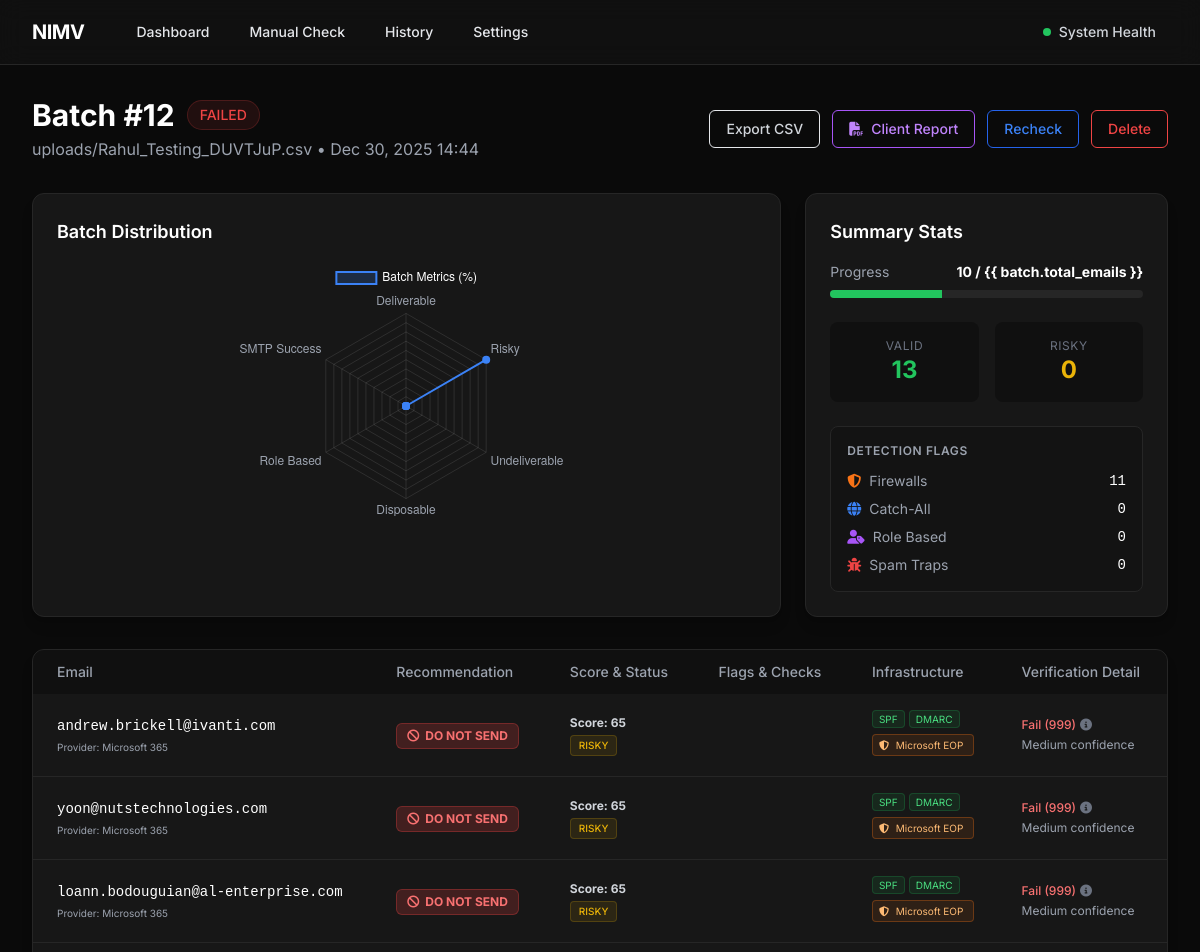
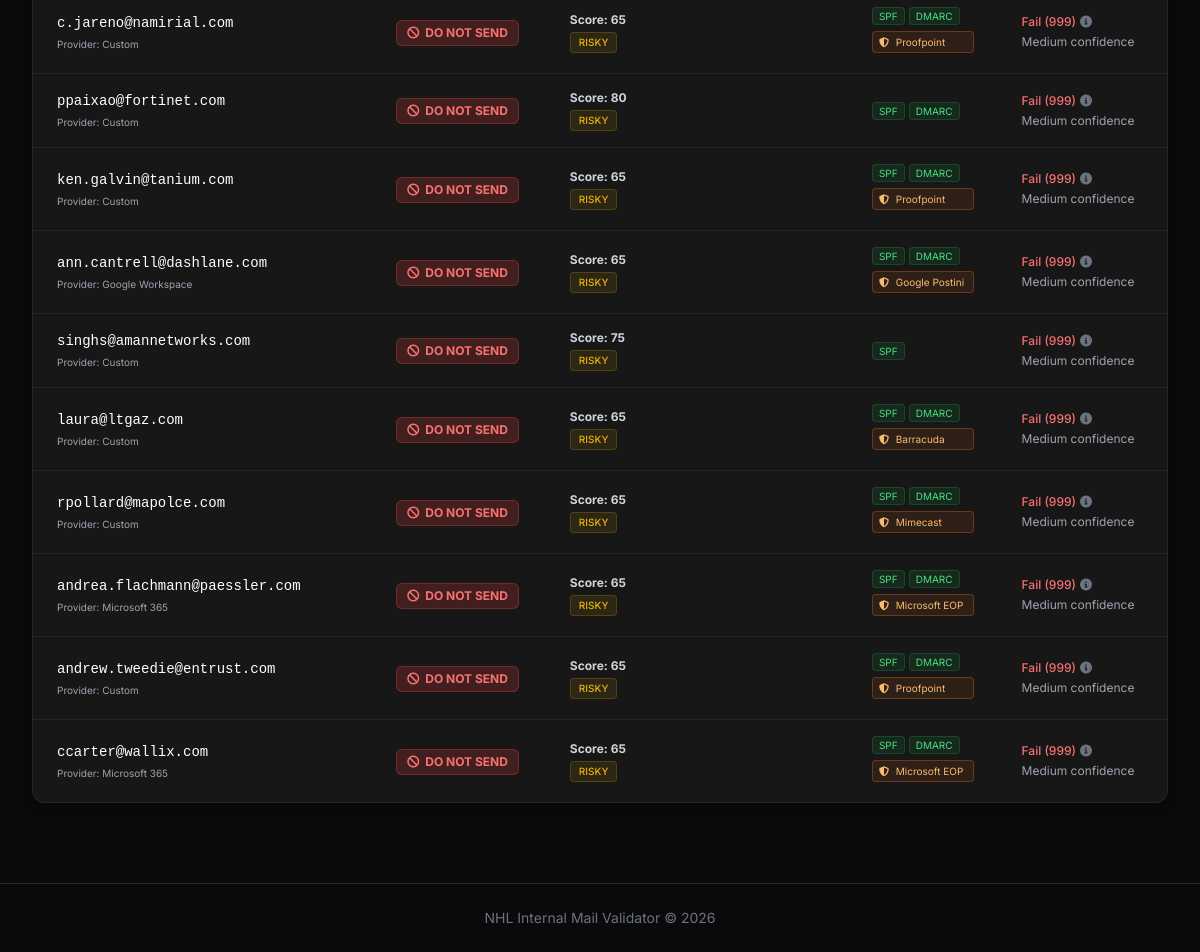
Before: /batch/12/ with the older database file (2 pictures, top to bottom).
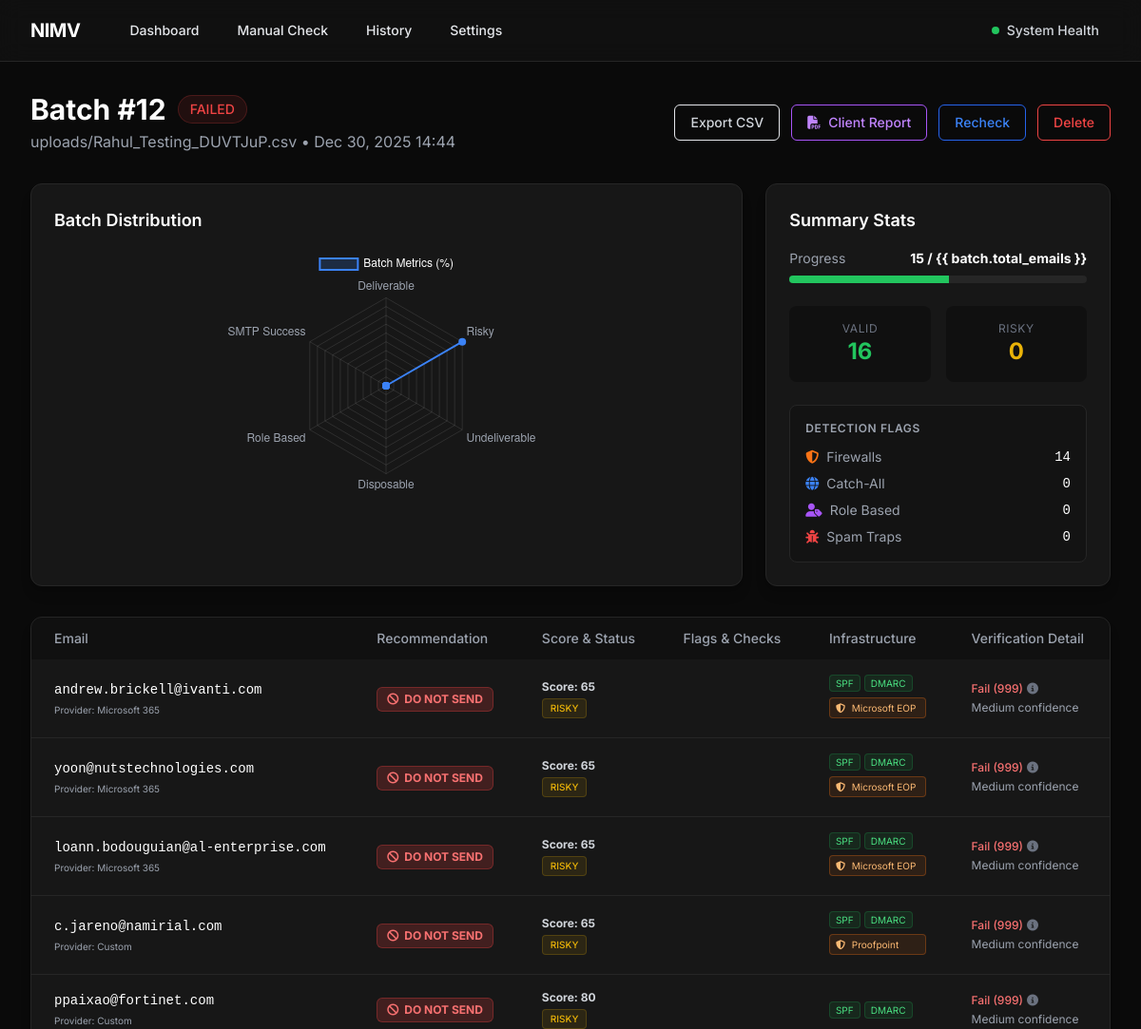
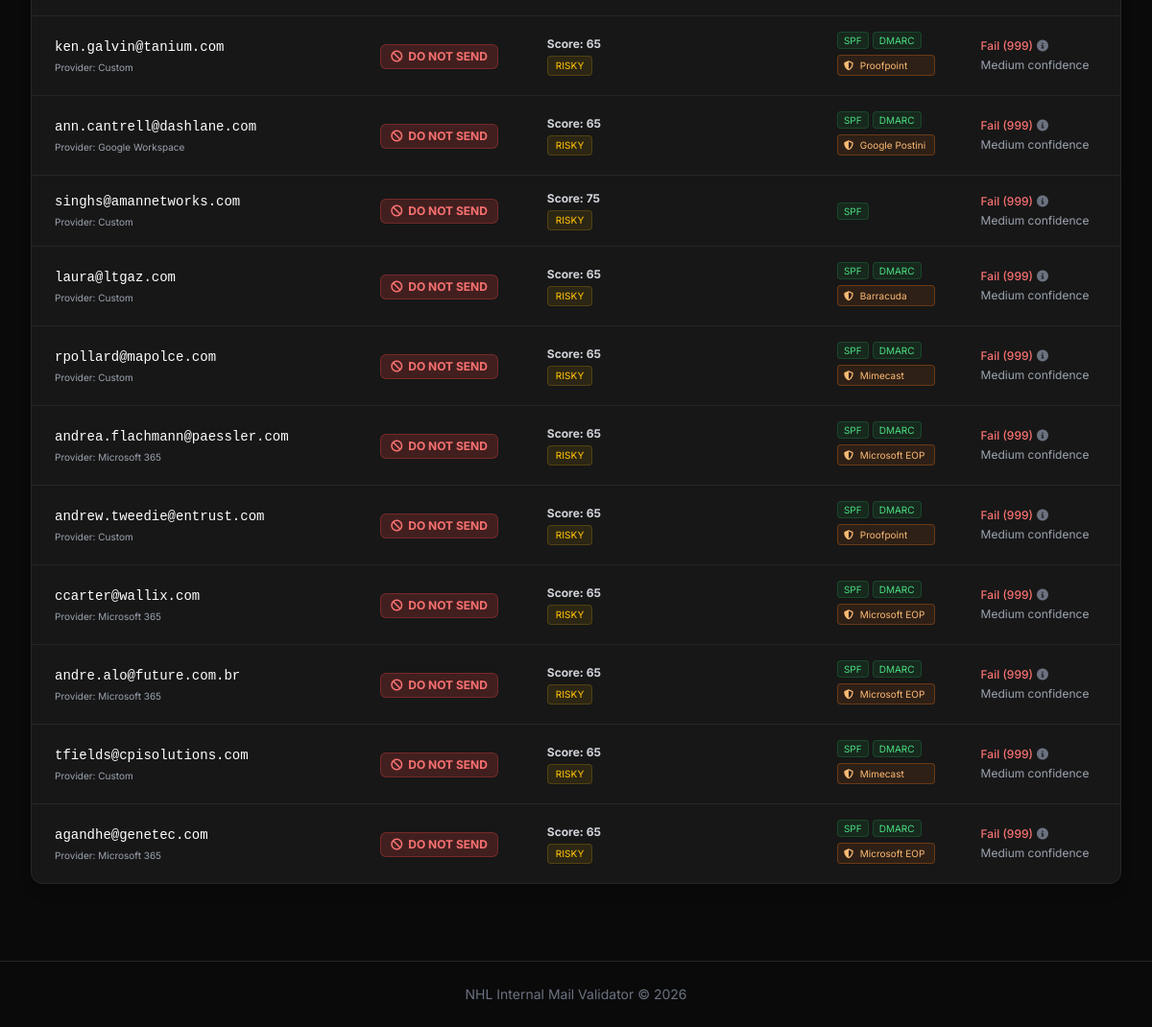
After: the same page with the newer database file (2 pictures, top to bottom).
### validator/models.py (models this page shows, shortened)
class ValidationBatch(models.Model):
    created_at = models.DateTimeField(auto_now_add=True)
    csv_file = models.FileField(upload_to='uploads/')
    status = models.CharField(max_length=20, default='PENDING', choices=[
        ('PENDING', 'Pending'),
        ('PROCESSING', 'Processing'),
        ('COMPLETED', 'Completed'),
        ('FAILED', 'Failed')
    ])
    total_emails = models.IntegerField(default=0)
    processed_emails = models.IntegerField(default=0)
    current_processing_email = models.CharField(max_length=255, blank=True, null=True, default='')

class EmailResult(models.Model):
    batch = models.ForeignKey(ValidationBatch, on_delete=models.CASCADE, related_name='results', null=True, blank=True)
    email = models.EmailField()
    normalized_email = models.EmailField(blank=True, null=True)
    syntax_valid = models.BooleanField(default=False)
    domain_valid = models.BooleanField(default=False)
    is_disposable = models.BooleanField(default=False)
    is_role_based = models.BooleanField(default=False)
    catch_all = models.CharField(max_length=20, default='No') # No, Possible
    domain_age_days = models.IntegerField(null=True, blank=True)
    provider = models.CharField(max_length=50, blank=True, null=True)
    smtp_check = models.CharField(max_length=20, default='Unknown') # Success, Fail, Unknown
    check_message = models.TextField(blank=True, null=True) # Detailed SMTP response
    has_anti_spam = models.BooleanField(default=False)
    has_spf = models.BooleanField(default=False)
    has_dmarc = models.BooleanField(default=False)
    spam_filter = models.CharField(max_length=50, blank=True, null=True) # e.g. Barracuda, Mimecast
    is_spammy = models.BooleanField(default=False)
    is_asian_region = models.BooleanField(default=False)
    firewall_info = models.CharField(max_length=100, blank=True, null=True)  # Firewall detection info
    bounce_history = models.BooleanField(default=False)
    rtpc_score = models.IntegerField(default=0)
    status = models.CharField(max_length=20) # DELIVERABLE, RISKY, NOT DELIVERABLE
    recommendation = models.CharField(max_length=20) # SEND, DO NOT SEND
    reason = models.TextField(blank=True)
    created_at = models.DateTimeField(auto_now_add=True)
    @property
    def status_class(self):
        if self.status == 'DELIVERABLE':
            return "bg-green-500/10 text-green-500 border border-green-500/20 print:bg-green-100 print:text-green-800 print:border-green-300"
        elif self.status == 'RISKY':
            return "bg-yellow-500/10 text-yellow-500 border border-yellow-500/20 print:bg-yellow-100 print:text-yellow-800 print:border-yellow-300"
        else:
            return "bg-red-500/10 text-red-500 border border-red-500/20 print:bg-red-100 print:text-red-800 print:border-red-300"

### web/views.py (the view)
# urls.py: path('batch/<int:batch_id>/', views.batch_detail, name='batch_detail'),
def batch_detail(request, batch_id):
    batch = get_object_or_404(ValidationBatch, id=batch_id)
    results = batch.results.all()
    total = results.count()
    stats = {
        'deliverable': 0, 'risky': 0, 'undeliverable': 0,
        'disposable': 0, 'role_based': 0, 'smtp_success': 0
    }
    if total > 0:
        stats['deliverable'] = results.filter(status='DELIVERABLE').count() / total * 100
        stats['risky'] = results.filter(status='RISKY').count() / total * 100
        stats['undeliverable'] = results.filter(status='NOT DELIVERABLE').count() / total * 100
        stats['disposable'] = results.filter(is_disposable=True).count() / total * 100
        stats['role_based'] = results.filter(is_role_based=True).count() / total * 100
        stats['smtp_success'] = results.filter(smtp_check='Success').count() / total * 100
    detailed_counts = {
        'firewall': results.exclude(firewall_info__isnull=True).exclude(firewall_info__exact='').count(),
        'catch_all': results.filter(catch_all='Yes').count(),
        'role_based': results.filter(is_role_based=True).count(),
        'spam_trap': results.filter(is_spammy=True).count()
    }
    progress_percent = (batch.processed_emails / batch.total_emails * 100) if batch.total_emails > 0 else 0
    return render(request, 'web/batch_detail.html', {
        'batch': batch,
        'results': results,
        'graph_stats': json.dumps(stats),
        'progress_percent': progress_percent,
        'detailed_counts': detailed_counts
    })

### templates/web/batch_detail.html (shortened to what this page needs)
{% extends 'base.html' %}
{% block content %}
<div class="space-y-8">
    <div class="flex justify-between items-center">
        <div>
            <div class="flex items-center space-x-3">
                <h1 class="text-3xl font-bold text-white">Batch #{{ batch.id }}</h1>
                <span id="status-badge"
                    class="inline-flex items-center px-3 py-1 rounded-full text-sm font-medium border {% if batch.status == 'COMPLETED' %}bg-green-500/10 text-green-500 border-green-500/20{% elif batch.status == 'PROCESSING' %}bg-blue-500/10 text-blue-500 border-blue-500/20{% elif batch.status == 'FAILED' %}bg-red-500/10 text-red-500 border-red-500/20{% elif batch.status == 'PAUSED' %}bg-yellow-500/10 text-yellow-500 border-yellow-500/20{% else %}bg-gray-500/10 text-gray-400 border-gray-500/20{% endif %}">
                    <span id="status-text">{{ batch.status }}</span>
                </span>
            </div>
            <p class="text-gray-400 mt-1">{{ batch.csv_file.name }} &bull; {{ batch.created_at|date:"M d, Y H:i" }}</p>
        </div>
        <div class="flex space-x-3 items-center">
            <a href="{% url 'export_batch_csv' batch.id %}"
                class="px-4 py-2 border border-dark-600 text-gray-300 text-sm font-medium rounded-md hover:bg-dark-700 transition-colors">
                Export CSV
            </a>
            <a href="{% url 'batch_report_view' batch.id %}" target="_blank"
                class="px-4 py-2 border border-purple-500 text-purple-400 text-sm font-medium rounded-md hover:bg-purple-600 hover:text-white transition-colors flex items-center gap-2">
                <i class="fas fa-file-pdf"></i> Client Report
            </a>
            <form action="{% url 'recheck_batch' batch.id %}" method="POST" class="inline">
                <button type="submit"
                    class="px-4 py-2 border border-accent-600 text-accent-500 text-sm font-medium rounded-md hover:bg-accent-600 hover:text-white transition-colors">
                    Recheck
                </button>
            </form>
            <form action="{% url 'delete_batch' batch.id %}" method="POST" class="inline"
                onsubmit="return confirm('Delete this batch permanently?')">
                <button type="submit"
                    class="px-4 py-2 border border-red-500 text-red-500 text-sm font-medium rounded-md hover:bg-red-500 hover:text-white transition-colors">
                    Delete
                </button>
            </form>
        </div>
    </div>
    <div class="grid grid-cols-1 lg:grid-cols-3 gap-6">
        <div class="lg:col-span-2 bg-dark-800 border border-dark-700 rounded-xl shadow-lg p-6">
            <h3 class="text-lg font-semibold text-white mb-4">Batch Distribution</h3>
            <div class="relative h-64 w-full">
                <canvas id="resultsChart"></canvas>
            </div>
        </div>
        <div class="bg-dark-800 border border-dark-700 rounded-xl shadow-lg p-6 flex flex-col justify-center">
            <h3 class="text-lg font-semibold text-white mb-4">Summary Stats</h3>
            <div class="space-y-6">
                <div>
                    <div class="flex justify-between items-center text-sm mb-2">
                        <span class="text-gray-400">Progress</span>
                        <span class="text-white font-bold" id="processed-count-el">{{ batch.processed_emails }} / {{
                            batch.total_emails }}</span>
                    </div>
                    <div class="w-full bg-dark-700 h-2 rounded-full overflow-hidden">
                        <div id="progress-bar-fill" class="bg-green-500 h-full transition-all duration-500"
                            style="width: 0%"></div>
                    </div>
                </div>
                <div class="grid grid-cols-2 gap-4">
                    <div class="bg-dark-900/50 p-4 rounded-lg text-center">
                        <p class="text-xs text-gray-500 uppercase tracking-wider">Valid</p>
                        <p class="text-2xl font-bold text-green-500">{{ results|length }}</p>
                    </div>
                    <div class="bg-dark-900/50 p-4 rounded-lg text-center">
                        <p class="text-xs text-gray-500 uppercase tracking-wider">Risky</p>
                        <p class="text-2xl font-bold text-yellow-500">0</p>
                    </div>
                </div>
                <div class="bg-dark-900/30 p-4 rounded-lg border border-dark-700">
                    <h4 class="text-xs font-semibold text-gray-400 uppercase tracking-wider mb-3">Detection Flags</h4>
                    <div class="space-y-2">
                        <div class="flex justify-between items-center text-sm">
                            <span class="text-gray-400"><i
                                    class="fas fa-shield-alt text-orange-500 mr-2"></i>Firewalls</span>
                            <span class="text-white font-mono">{{ detailed_counts.firewall }}</span>
                        </div>
                        <div class="flex justify-between items-center text-sm">
                            <span class="text-gray-400"><i class="fas fa-globe text-blue-500 mr-2"></i>Catch-All</span>
                            <span class="text-white font-mono">{{ detailed_counts.catch_all }}</span>
                        </div>
                        <div class="flex justify-between items-center text-sm">
                            <span class="text-gray-400"><i class="fas fa-user-tag text-purple-500 mr-2"></i>Role
                                Based</span>
                            <span class="text-white font-mono">{{ detailed_counts.role_based }}</span>
                        </div>
                        <div class="flex justify-between items-center text-sm">
                            <span class="text-gray-400"><i class="fas fa-bug text-red-500 mr-2"></i>Spam Traps</span>
                            <span class="text-white font-mono">{{ detailed_counts.spam_trap }}</span>
                        </div>
                    </div>
                </div>
            </div>
        </div>
    </div>
    <div class="bg-dark-800 border border-dark-700 rounded-xl shadow-lg overflow-hidden">
        <div class="overflow-x-auto">
            <table class="w-full text-left">
                <thead>
                    <tr class="bg-dark-900/50 text-gray-400 text-sm">
                        <th class="px-6 py-3 font-medium">Email</th>
                        <th class="px-6 py-3 font-medium">Recommendation</th>
                        <th class="px-6 py-3 font-medium">Score & Status</th>
                        <th class="px-6 py-3 font-medium">Flags & Checks</th>
                        <th class="px-6 py-3 font-medium">Infrastructure</th>
                        <th class="px-6 py-3 font-medium">Verification Detail</th>
                    </tr>
                </thead>
                <tbody class="divide-y divide-dark-700">
                    {% for result in results %}
                    <tr class="hover:bg-dark-700/50 transition-colors group">
                        <td class="px-6 py-4">
                            <div class="flex flex-col">
                                <span class="text-white text-sm font-mono">{{ result.email }}</span>
                                <div class="text-[10px] text-gray-400 mt-1">
                                    {% if result.provider %}
                                    Provider: {{ result.provider }}
                                    {% else %}
                                    Provider: Unknown
                                    {% endif %}
                                </div>
                            </div>
                        </td>
                        <td class="px-6 py-4">
                            {% if result.recommendation == 'SEND' %}
                            <span
                                class="inline-flex items-center px-2.5 py-1 rounded-md text-xs font-bold bg-green-500/20 text-green-400 border border-green-500/30">
                                <i class="fas fa-check mr-1.5"></i> SEND
                            </span>
                            {% else %}
                            <span
                                class="inline-flex items-center px-2.5 py-1 rounded-md text-xs font-bold bg-red-500/20 text-red-400 border border-red-500/30">
                                <i class="fas fa-ban mr-1.5"></i> DO NOT SEND
                            </span>
                            {% endif %}
                        </td>
                        <td class="px-6 py-4">
                            <div class="flex flex-col space-y-1">
                                <span class="text-xs font-bold text-gray-300">Score: {{ result.rtpc_score }}</span>
                                <span
                                    class="inline-flex items-center px-2 py-0.5 rounded text-[10px] font-medium w-fit {{ result.status_class }}">
                                    {{ result.status }}
                                </span>
                            </div>
                        </td>
                        <td class="px-6 py-4">
                        </td>
                        <td class="px-6 py-4 text-xs">
                            <div class="space-y-1.5">
                                <div class="flex gap-1 flex-wrap">
                                    {% if result.has_spf %}
                                    <span
                                        class="text-[10px] text-green-400 bg-green-500/10 px-1.5 rounded border border-green-500/20"
                                        title="SPF Record Found">SPF</span>
                                    {% endif %}
                                    {% if result.has_dmarc %}
                                    <span
                                        class="text-[10px] text-green-400 bg-green-500/10 px-1.5 rounded border border-green-500/20"
                                        title="DMARC Policy Found">DMARC</span>
                                    {% endif %}
                                </div>
                                {% if result.firewall_info %}
                                <div class="text-[10px] text-orange-300 bg-orange-500/10 border border-orange-500/30 px-1.5 py-0.5 rounded inline-block w-full truncate"
                                    title="Firewall Detected">
                                    <i class="fas fa-shield-alt mr-1"></i> {{ result.firewall_info }}
                                </div>
                                {% endif %}
                            </div>
                        </td>
                        <td class="px-6 py-4">
                            <div class="text-xs space-y-1 max-w-xs relative group">
                                <div
                                    class="{% if result.smtp_check == 'Success' %}text-green-400{% else %}text-red-400{% endif %} font-medium flex items-center gap-1">
                                    {{ result.smtp_check }}
                                    {% if result.check_message %}
                                    <i class="fas fa-info-circle text-gray-500 cursor-help"></i>
                                    {% endif %}
                                </div>
                                <div class="text-gray-400 break-words">{{ result.reason }}</div>
                            </div>
                        </td>
                    </tr>
                    {% empty %}
                    <tr>
                        <td colspan="6" class="px-6 py-8 text-center text-gray-500">No results found (yet).</td>
                    </tr>
                    {% endfor %}
                </tbody>
            </table>
        </div>
    </div>
</div>
{% endblock %}

Changed rows visible on the page:
changed ValidationBatch "uploads/Rahul_Testing_DUVTJuP.csv": processed_emails "10" → "15"
added EmailResult: email "andre.alo@future.com.br", provider "Microsoft 365", recommendation "DO NOT SEND" (drawn), rtpc_score "65", status "RISKY", has_spf "SPF", has_dmarc "DMARC", firewall_info "Microsoft EOP", smtp_check "Fail (999)", check_message "timed out" (drawn), reason "Medium confidence"
added EmailResult: email "tfields@cpisolutions.com", provider "Custom", recommendation "DO NOT SEND" (drawn), rtpc_score "65", status "RISKY", has_spf "SPF", has_dmarc "DMARC", firewall_info "Mimecast", smtp_check "Fail (999)", check_message "timed out" (drawn), reason "Medium confidence"
added EmailResult: email "agandhe@genetec.com", provider "Microsoft 365", recommendation "DO NOT SEND" (drawn), rtpc_score "65", status "RISKY", has_spf "SPF", has_dmarc "DMARC", firewall_info "Microsoft EOP", smtp_check "Fail (999)", check_message "timed out" (drawn), reason "Medium confidence"
Other visible differences:
{{ results|length }}: "13" → "16"
{{ detailed_counts.firewall }}: "11" → "14"
